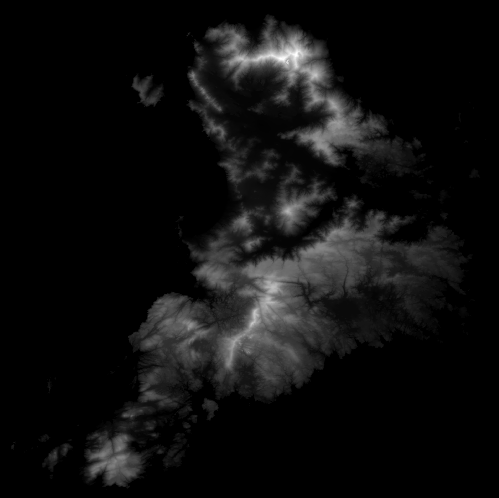
#> input picture resources/heightmap01.png, 499 x 498 px
$ python mapplot.py
#> lines starting #> are read from the running program, lines starting #| are printed output that depends on the picture
from PIL import Image
import matplotlib.pyplot as plt

im = Image.open("resources/heightmap01.png")
#> im is the input picture: PIL image 499x498 RGBA; mean R, G, B, A 15.2, 15.2, 15.2, 255
print(f"Image size {im.width} x {im.height}")
#| Image size 499 x 498

#find lowest color
lowest = 256
for x in range(im.width):
    for y in range(im.height):
        pix = im.getpixel((x,y))
        if pix[0] < lowest:
            lowest = pix[0]
        if lowest == 0:
            break
#> after the loop, lowest = 0


plotWidth = 800
plotHeight = 800

border = 10
dx = 1
dy = 10
maxheightsteps = 0.10

print("plot starting")

for y in range(0, plotHeight, dy):
    vx = []
    vy = []

    #fill with data
    for x in range(0, plotWidth, dx):
        imgx = int(float(x) / float(plotWidth) * im.width)
        imgy = int(float(y) / float(plotHeight) * im.height)
        pix = im.getpixel((imgx, imgy))

        vx.append(x)
        vy.append(y + (float(pix[0]) / 256.0 * plotHeight * maxheightsteps))

    #trim start and end
    for x in range(len(vx)):
        if vx != 0:
            break
        vx.pop(0)
        vy.pop(0)

    #print(f"{y}, {x}")
    plt.plot(vx, vy, 'k', linewidth=0.2)

print("all plot sent")

# function to show the plot
#plt.show()
plt.savefig('output.png', dpi=300)
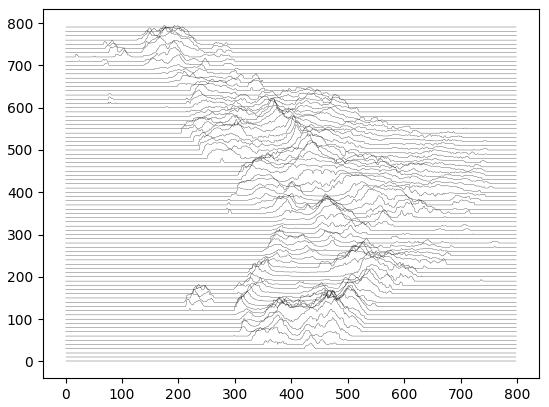
#> figure drawn by matplotlib, 1 panel
